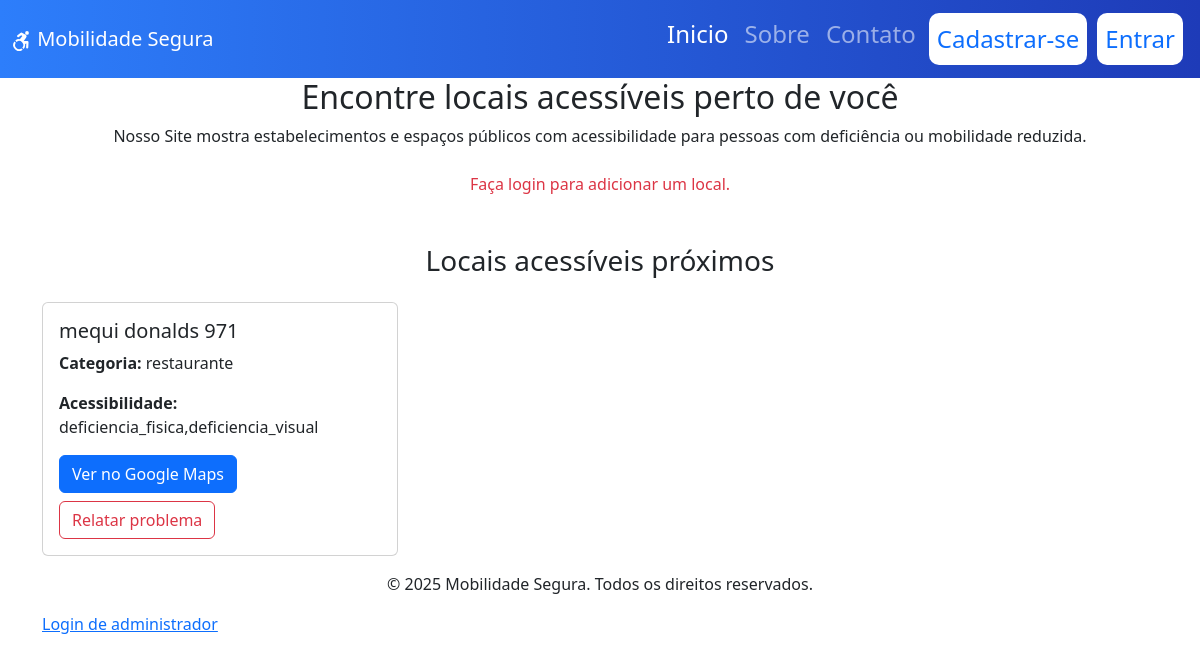
The app's page /home.php with its own data.
### tables this page shows
CREATE TABLE `locais` (
  `id_locais` int(11) NOT NULL,
  `nome_locais` varchar(150) NOT NULL,
  `link_maps` text NOT NULL,
  `acessibilidade` text NOT NULL,
  `categoria` varchar(150) NOT NULL,
  `data_adicionado` datetime DEFAULT current_timestamp(),
  `id_usuario` int(11) DEFAULT NULL,
  `status_locais` enum('Pendente','Aprovado','Rejeitado') DEFAULT 'Pendente'
);

### home.php (the view, shortened to what this page needs)
<?php
$conn = new mysqli("localhost", "root", "", "mobilidade_segura");
?>
<!DOCTYPE html>
<html lang="pt-br">
<head>
    <link href="https://cdn.jsdelivr.net/npm/bootstrap@5.3.6/dist/css/bootstrap.min.css" rel="stylesheet">
    <link rel="stylesheet" href="pagina2.css">
</head>
<body>
    <nav class="navbar navbar-expand-lg bg-primary" data-bs-theme="dark">
  <div class="container-fluid">
    <a class="navbar-brand" href="#"> Mobilidade Segura</a>
    <div class="collapse navbar-collapse" id="navbarNav">
      <ul class="navbar-nav">
        <li class="nav-item">
          <a class="nav-link active" aria-current="page" href="#">Inicio</a>
        </li>
        <li class="nav-item">
          <a class="nav-link" href="#">Sobre</a>
        </li>
        <li class="nav-item">
          <a class="nav-link" href="#">Contato</a>
        </li>
       <?php if (isset($_SESSION['usuario_id'])): ?>
  <li class="nav-item">
    <a class="nav-link link" href="dashboard.php">Painel</a>
  </li>
  <li class="nav-item">
    <a class="nav-link link" href="logout.php">Sair</a>
  </li>
<?php else: ?>
  <li class="nav-item">
    <a class="nav-link link" href="cadastro.php">Cadastrar-se</a>
  </li>
  <li class="nav-item">
    <a class="nav-link link" href="entrar.php">Entrar</a>
  </li>
<?php endif; ?>
      </ul>
    </div>
  </div>
</nav>
<div class="container">
    <h2 class="text-center">Encontre locais acessíveis perto de você</h2>
    <p class="text-center">Nosso Site mostra estabelecimentos e espaços públicos com acessibilidade para pessoas com deficiência ou mobilidade reduzida.</p>
    <?php if (isset($_SESSION['usuario_id'])): ?>
  <a href="formulario_local.php" class="text-center btn btn-success d-block mx-auto w-25 my-3">
    <svg xmlns="http://www.w3.org/2000/svg" width="16" height="16" fill="currentColor" class="bi bi-geo-alt-fill" viewBox="0 0 16 16">
      <path d="M8 16s6-5.686 6-10A6 6 0 0 0 2 6c0 4.314 6 10 6 10m0-7a3 3 0 1 1 0-6 3 3 0 0 1 0 6"/>
    </svg> Adicionar local
  </a>
<?php else: ?>
  <p class="text-center text-danger mt-4">Faça login para adicionar um local.</p>
<?php endif; ?>
<?php
$sql = "SELECT id_locais, nome_locais, link_maps, acessibilidade, categoria FROM locais WHERE status_locais = 'Aprovado'";
$result = $conn->query($sql);
?>
<h3 class="text-center mt-5">Locais acessíveis próximos</h3>
<div class="row">
    <?php if ($result && $result->num_rows > 0): ?>
        <?php while ($row = $result->fetch_assoc()): ?>
            <div class="col-md-4 my-3">
    <div class="card h-100">
        <div class="card-body">
            <h5 class="card-title"><?php echo htmlspecialchars($row['nome_locais']); ?></h5>
            <p class="card-text"><strong>Categoria:</strong> <?php echo htmlspecialchars($row['categoria']); ?></p>
            <p class="card-text"><strong>Acessibilidade:</strong> <?php echo htmlspecialchars($row['acessibilidade']); ?></p>
            <a href="<?php echo htmlspecialchars($row['link_maps']); ?>" target="_blank" class="btn btn-primary mb-2">Ver no Google Maps</a><br>
            <button
                class="btn btn-outline-danger btn-relatar"
                data-id="<?php echo $row['id_locais']; ?>"
                data-nome="<?php echo htmlspecialchars($row['nome_locais']); ?>">
                Relatar problema
            </button>
        </div>
    </div>
</div>
        <?php endwhile; ?>
    <?php endif; ?>
</div>
</div>
<div class="container">
        <p class="text-center">© 2025 Mobilidade Segura. Todos os direitos reservados.</p>
        <a href="login_adm.php">Login de administrador</a>
    </div>
</body>
</html>

### pagina2.css (style rules this page uses)
.nav-link { display: block; padding: 0.5rem 0; font-size: 1.5pc; font-weight: 100; color: var(--bs-nav-link-color); text-decoration: none; background: 0 0; border: 0; transition: color .15s ease-in-out, background-color .15s ease-in-out, border-color .15s ease-in-out; }
.bg-primary { --bs-bg-opacity: 1; background-image: linear-gradient(to right, #2d7efb, #1e3bb8); }
@media (min-width: 992px) { .navbar-expand-lg .navbar-collapse { display: flex !important ; flex-basis: auto; flex-direction: row-reverse; } }
.link { display: block; padding: 0.5rem 0; margin: 5px; font-size: 1.5pc; font-weight: 100; color: rgb(13, 110, 253); border-radius: 10px; background-color: white; text-decoration: none; border: 0; transition: color .15s ease-in-out, background-color .15s ease-in-out, border-color .15s ease-in-out; }

### records on screen
locais: nome_locais "mequi donalds 971", categoria "restaurante", acessibilidade "deficiencia_fisica,deficiencia_visual"
